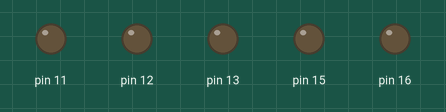
A program run on a simulated Raspberry Pi (header pin numbers). On the bench: output pins drawn as LEDs (lit = HIGH).

Above: at 0.1 s.
At 4.6 s:
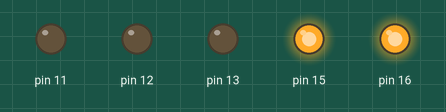
At 9.1 s:
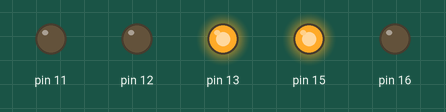
At 18.1 s:
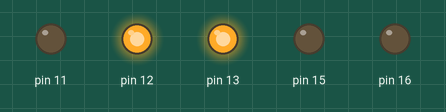
At 27.1 s:
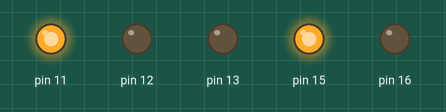
At 37.6 s:
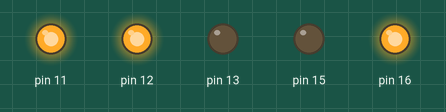
Timing chart, 0 to 40.0 s (numbered marks = the images above):
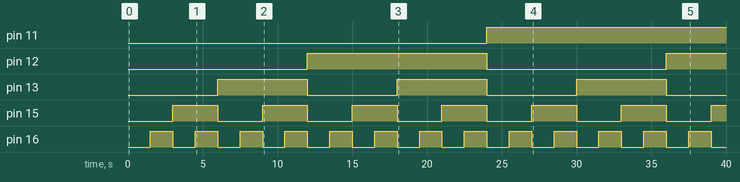

The program:

5_bitCounter.py
```python
import RPi.GPIO as gpio
import time
gpio.setmode(gpio.BOARD)
gpio.setup(11,gpio.OUT)
gpio.setup(12,gpio.OUT)
gpio.setup(13,gpio.OUT)
gpio.setup(15,gpio.OUT)
gpio.setup(16,gpio.OUT)
a=0
for i in range(0,31):

	s = format(a,'05b')
	gpio.output(11,int(s[0]))
	gpio.output(12,int(s[1]))
	gpio.output(13,int(s[2]))
	gpio.output(15,int(s[3]))
	gpio.output(16,int(s[4]))
	a += 1
	time.sleep(1.5)
gpio.cleanup()
```

Measured:
- by itself, pin 11: LOW → HIGH at 24.0 s
- by itself, pin 12: LOW → HIGH at 12.0 s, → LOW 12.0 s later, → HIGH 12.0 s later
- by itself, pin 13: alternates HIGH for 6.0 s and LOW for 6.0 s
- by itself, pin 15: alternates HIGH for 3.0 s and LOW for 3.0 s
- by itself, pin 16: alternates HIGH for 1.5 s and LOW for 1.5 s
